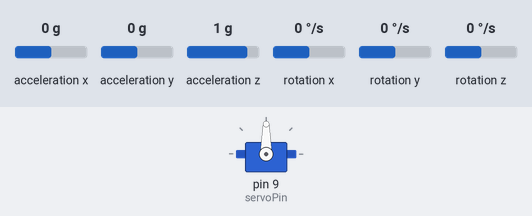
Bench run of a sketch on a simulated Arduino Uno, built with avr-gcc and run on an emulated ATmega328P. Shown: servo. Inputs (shaded band) come from the test bench; at power-on: acceleration x 0 g, acceleration y 0 g, acceleration z 1 g, rotation x 0 °/s, rotation y 0 °/s, rotation z 0 °/s. What the sketch prints to the serial monitor is not drawn.

Above: at 1.2 s.
1.3 s: acceleration x set to -1.4 g
At 1.47 s:
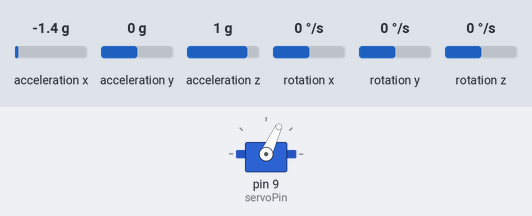
4.3 s: acceleration y set to -1.4 g
At 4.81 s:
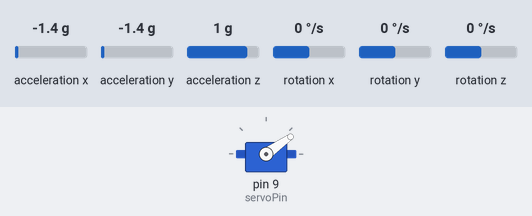
Timing chart, 0 to 7.3 s (numbered marks = the images above; inputs shaded):
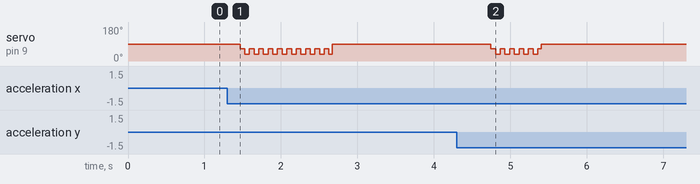

Measured:
- after the input at 1.3 s, servo on pin 9 (servoPin): 90° → 65° after 0.17 s, then repeats every 0.12 s: 35° 0.06 s, 65° 0.06 s, until it stays 90° from 2.7 s
- after the input at 4.3 s, servo on pin 9 (servoPin): 90° → 65° after 0.45 s, then repeats every 0.12 s: 35° 0.06 s, 65° 0.06 s, until it stays 90° from 5.4 s

The sketch:

dsd_arduino.ino
```cpp
#include <Wire.h>
#include <MPU6050.h>
#include <Servo.h>
#include <math.h>

MPU6050 mpu;
Servo motor;

const int servoPin = 9;

// --- your original thresholds & sampling ---
const float tremorThreshold = 0.05;   // SAME threshold you gave
const int sampleWindow = 100;         // SAME
const int sampleDelay  = 10;          // SAME (≈100 Hz sampling)

// --- variance buffer ---
float accelBuffer[sampleWindow];
int indexBuf = 0;

// --- Servo Vibration Control ---
// Mirror movement in opposite direction
const int REST_ANGLE = 90;  // neutral center
const int ANGLE_A    = 65;  // backward small (90 - 25)
const int ANGLE_B    = 35;  // backward larger (90 - 55)

const unsigned long VIBE_INTERVAL_MS = 60; // frequency of vibration
unsigned long lastToggle = 0;
bool toggleState = false;

void setup() {
  Serial.begin(9600);
  Wire.begin();
  mpu.initialize();

  motor.attach(servoPin);
  motor.write(REST_ANGLE); // start in neutral position

  Serial.println("Tremor Detection + Servo Opposite Direction Ready");
}

void loop() {
  // --- read MPU6050 accel ---
  int16_t ax, ay, az;
  mpu.getAcceleration(&ax, &ay, &az);

  float gx = ax / 16384.0;
  float gy = ay / 16384.0;
  float gz = az / 16384.0;

  float totalAccel = sqrt(gx*gx + gy*gy + gz*gz) - 1.0;

  // --- circular buffer ---
  accelBuffer[indexBuf] = totalAccel;
  indexBuf = (indexBuf + 1) % sampleWindow;

  // --- variance calculation ---
  float mean = 0, var = 0;
  for (int i = 0; i < sampleWindow; i++) mean += accelBuffer[i];
  mean /= sampleWindow;

  for (int i = 0; i < sampleWindow; i++) var += pow(accelBuffer[i] - mean, 2);
  var /= sampleWindow;

  bool tremor = (var > tremorThreshold && var < 0.8); // SAME logic

  // --- servo logic: vibrate only while tremor exists ---
  if (tremor) {
    unsigned long now = millis();
    if (now - lastToggle >= VIBE_INTERVAL_MS) {
      toggleState = !toggleState;
      motor.write(toggleState ? ANGLE_A : ANGLE_B);
      lastToggle = now;
    }
  } else {
    // stop immediately & reset position
    motor.write(REST_ANGLE);
    toggleState = false;
  }

  delay(sampleDelay);
}
```
